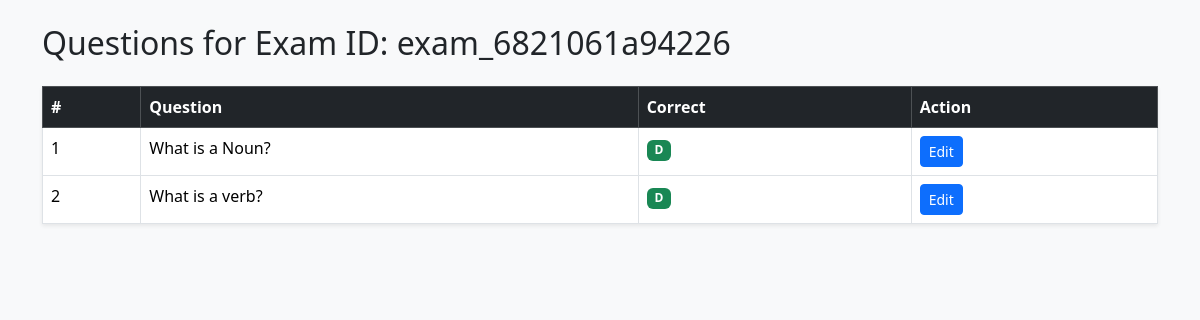
Screenshot of /teacher/view_questions.php?exam_id=exam_6821061a94226 with the database file from the repository.
### tables this page shows
CREATE TABLE `questions` (
  `id` int(11) NOT NULL,
  `exam_id` varchar(50) DEFAULT NULL,
  `question_number` int(11) DEFAULT NULL,
  `question` text DEFAULT NULL,
  `option_a` varchar(255) DEFAULT NULL,
  `option_b` varchar(255) DEFAULT NULL,
  `option_c` varchar(255) DEFAULT NULL,
  `option_d` varchar(255) DEFAULT NULL,
  `correct_option` char(1) DEFAULT NULL
);

### teacher/view_questions.php (the view, shortened to what this page needs)
<?php
require '../connection/db_connection.php';
$exam_id = $_GET['exam_id'];
$questions = $conn->query("SELECT * FROM questions WHERE exam_id = '$exam_id'");
?>
<!DOCTYPE html>
<html>
<head>
    <link href="https://cdn.jsdelivr.net/npm/bootstrap@5.3.2/dist/css/bootstrap.min.css" rel="stylesheet"
 />
</head>
<body class="bg-light p-4">
<div class="container">
  <h2 class="mb-4">Questions for Exam ID: <?= $exam_id ?></h2>
  <table class="table table-bordered table-hover bg-white shadow-sm">
    <thead class="table-dark">
      <tr>
        <th>#</th>
        <th>Question</th>
        <th>Correct</th>
        <th>Action</th>
      </tr>
    </thead>
    <tbody>
      <?php while ($q = $questions->fetch_assoc()): ?>
        <tr>
          <td><?= $q['question_number'] ?></td>
          <td><?= htmlspecialchars($q['question']) ?></td>
          <td><span class="badge bg-success"><?= strtoupper($q['correct_option']) ?></span></td>
          <td>
            <a href="edit_question.php?id=<?= $q['id'] ?>" class="btn btn-sm btn-primary">Edit</a>
          </td>
        </tr>
      <?php endwhile; ?>
    </tbody>
  </table>
</div>
</body>
</html>

### rows the page displays
questions: question_number "1", question "What is a Noun?", correct_option "D"
questions: question_number "2", question "What is a verb?", correct_option "D"

### other values shown
$exam_id "exam_6821061a94226"
